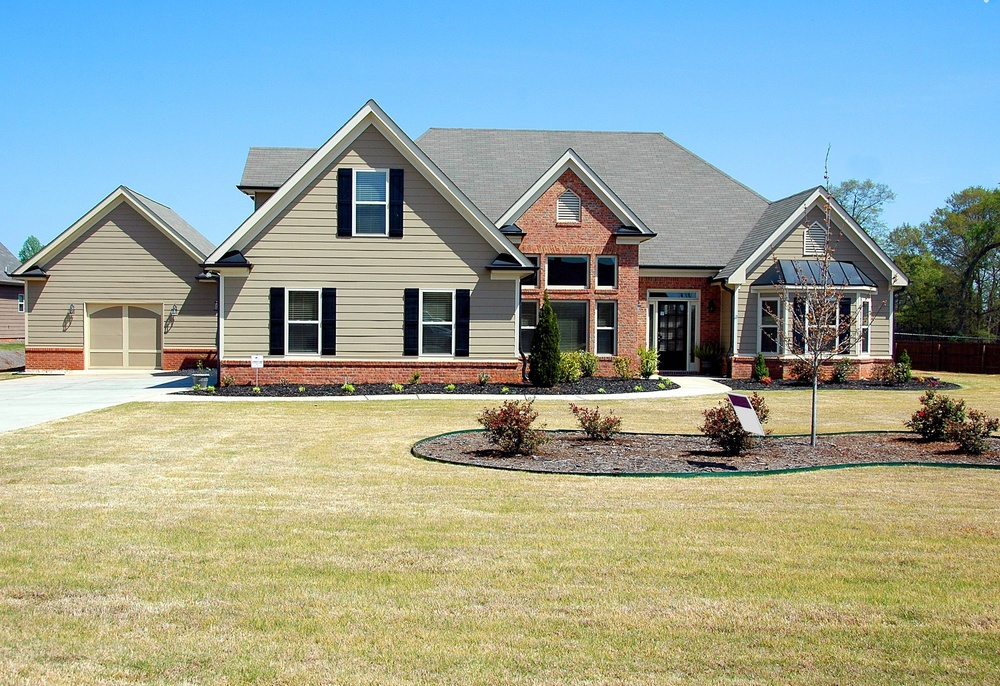
#> input picture Lab2/house_pic.jpg, 1000 x 686 px, shrunk from 2845 x 1953 before the run
$ python Lab2.py
#> lines starting #> are read from the running program, lines starting #| are printed output that depends on the picture; after the words box and inside, x2 and y2 are one past the last pixel; in counts of white or black regions, pixels touching at a corner belong together
#This is the origional file worked in, this code is identical to the other python files however
#the other files are broken down into the different sections of this assignment

import numpy as np
import matplotlib.pyplot as plt
import math
import scipy
from scipy.optimize import fsolve,minimize
from scipy.fft import fft,fftfreq
import cv2


print("Question1")
arr = np.array([1,2,3,4])
print(arr)

print("Question2")
arr1 = np.ones((3,4))
arr0 = np.zeros((4,3))
print(arr1)
print(arr0)

print("Question3")
A = [[1,2,3],[3,4,5]]
B = [[1,2,3,4],[5,6,7,8],[9,10,11,12]]
arr_a = np.array(A)
arr_b = np.array(B)
print(np.matmul(arr_a,arr_b))

print("Question4")
matrix = np.array([[3,1],[1,2]])
values,vectors = np.linalg.eig(matrix)
print("Eig Values", values)
print("Eig Vectors", vectors)


#MATPLOTLIB Questions 1,2
print("MATPLOTLIB QUESTIONS")
x = np.linspace(0,2*math.pi)
y = np.sin(x)

plt.plot(x,y)
plt.xlabel("x Axis")
plt.ylabel('y axis')
plt.show()
#> figure, not shown here; curve peaks at x = 1.54, y = 0.999

#MATPLOT LIB Q 3
x = np.linspace(0,2*math.pi)
y = np.linspace(0,2*math.pi)
x,y = np.meshgrid(x,y)
z = np.sin(np.sqrt(x**2 + y**2))
fig,ax = plt.subplots(subplot_kw={"projection": "3d"})

ax.plot_surface(x,y,z)

plt.show()
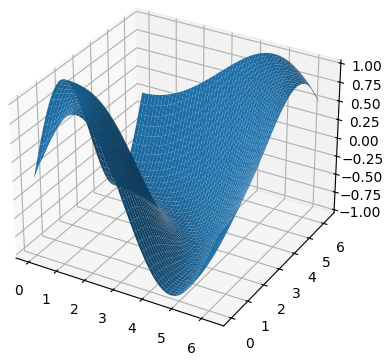
#> figure drawn by matplotlib, 1 panel


#SCIPY
print("SCIPY Question 1")
def eq(x):
    return [3*x[0] + x[1] - 9,x[0] + 2*x[1] - 8]
print(fsolve(eq,[0,0]))
print("SCIPY Question 2")
def eq2(x):
    return [(x[0]**2) + (2*x[0])]
print(minimize(eq2,[-1,-1])
      )


N = 500
T = 1/1000


#follows this : https://docs.scipy.org/doc/scipy/tutorial/fft.html
x = np.linspace(0,N*T,N)
y = np.sin(x*100*math.pi) + 0.5*np.sin(160*math.pi*x)
yf = fft(y)
xf = fftfreq(N, T)[:N//2]
plt.plot(xf, 2.0/N * np.abs(yf[0:N//2]))
plt.grid()
plt.show()
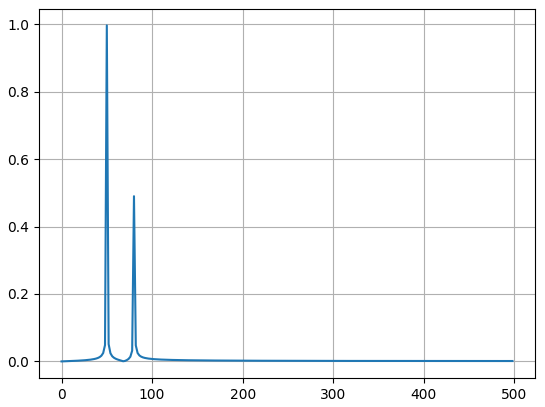
#> figure drawn by matplotlib, 1 panel; curve peaks at x = 50, y = 0.997

#OPEN CV
#image used: https://images.pexels.com/photos/209296/pexels-photo-209296.jpeg?cs=srgb&dl=architecture-building-buy-209296.jpg&fm=jpg
img = cv2.imread('house_pic.jpg')
#> img is the input picture: shape (686, 1000, 3); mean B, G, R 153.9, 164.8, 152.7
cv2.imshow('image',img)

img_gray = cv2.cvtColor(img,cv2.COLOR_RGB2GRAY)
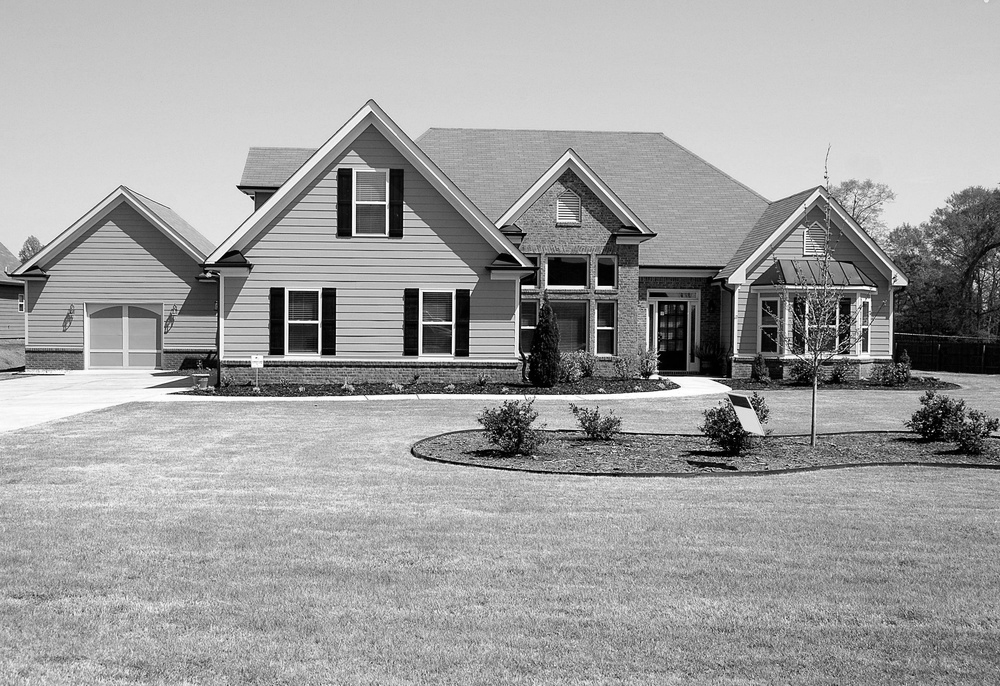
#> img_gray: shape (686, 1000); min 0, max 255, mean 160.1
cv2.imshow('image2',img_gray)

#use cv.canny
img_edge = cv2.Canny(img_gray,100,200)
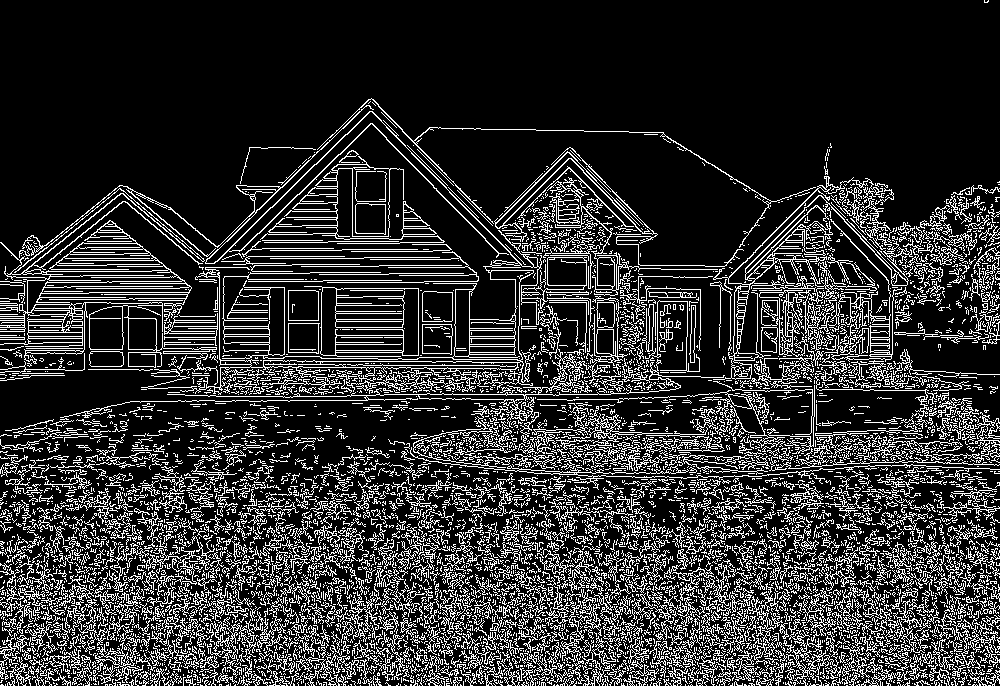
#> img_edge: shape (686, 1000); 18.9% white in thin lines or dots
cv2.imshow('image3', img_edge)

#use haar cascade for face detection   Source: https://www.geeksforgeeks.org/face-detection-using-cascade-classifier-using-opencv-python/
img_friends = cv2.imread('friends3.JPG')
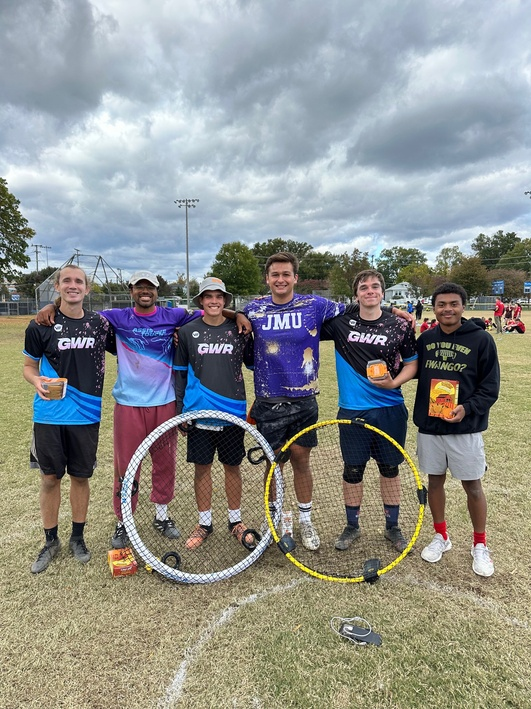
#> input picture Lab2/friends3.JPG, 531 x 709 px, shrunk from 1512 x 2016 before the run
#> img_friends is the input picture: shape (709, 531, 3); mean B, G, R 141.8, 145.4, 142.7
#first make it gray scale
img_friends_gray = cv2.cvtColor(img_friends,cv2.COLOR_RGB2GRAY)
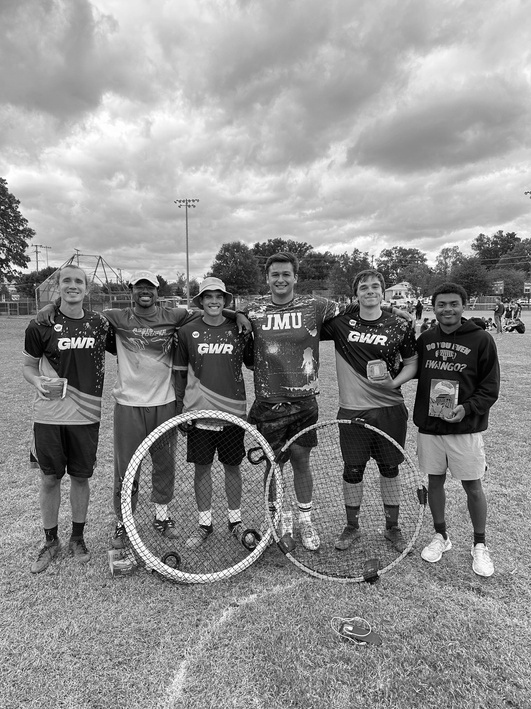
#> img_friends_gray: shape (709, 531); min 0, max 255, mean 144

#downloads the classifier
haar_cascade = cv2.CascadeClassifier('haarcascade_frontalface_default.xml')

#scalefactor and minNeighbors are paramaters for detecting faces
#scale factor is how large the detectionspace changes overtime
#minneighbors will reduce false positives
faces_rect = haar_cascade.detectMultiScale(img_friends_gray, scaleFactor=1.05, minNeighbors=9)
#> faces_rect = [[265, 263, 32, 32], [199, 285, 29, 29], [355, 275, 31, 31], [56, 269, 33, 33], [431, 292, 32, 32]]

#makes rectangles based on the ones provided by the multiscale function
#makes them green with 0,255,0
for (x, y, w, h) in faces_rect:
	cv2.rectangle(img_friends, (x, y), (x+w, y+h), (0, 255, 0), thickness=2)
#> this loop made 5 passes
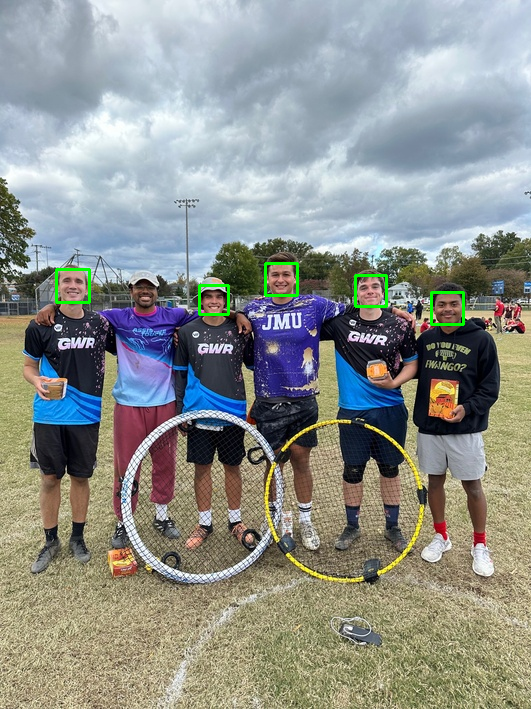
#> img_friends: shape (709, 531, 3); 0.5% of pixels changed, all inside (x1, y1, x2, y2) = (55, 262, 465, 326)

cv2.imshow('Detected faces', img_friends)


cv2.waitKey(0)  #nessassary for some reason: https://www.geeksforgeeks.org/python-opencv-cv2-imshow-method/
cv2.destroyAllWindows()
